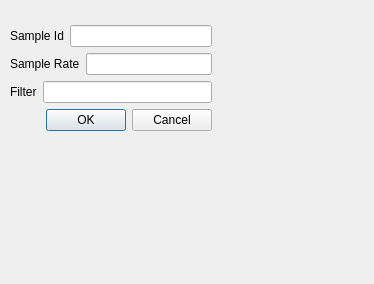
<?xml version="1.0" encoding="UTF-8"?>
<ui version="4.0">
 <class>config::AddSampleComboDialog</class>
 <widget class="QDialog" name="config::AddSampleComboDialog">
  <property name="geometry">
   <rect>
    <x>0</x>
    <y>0</y>
    <width>374</width>
    <height>284</height>
   </rect>
  </property>
  <property name="sizePolicy">
   <sizepolicy hsizetype="MinimumExpanding" vsizetype="MinimumExpanding">
    <horstretch>0</horstretch>
    <verstretch>0</verstretch>
   </sizepolicy>
  </property>
  <property name="windowTitle">
   <string>Add Sample</string>
  </property>
  <widget class="QWidget" name="layoutWidget">
   <property name="geometry">
    <rect>
     <x>10</x>
     <y>1</y>
     <width>202</width>
     <height>154</height>
    </rect>
   </property>
   <layout class="QVBoxLayout" name="verticalLayout_2">
    <item>
     <spacer name="verticalSpacer_top">
      <property name="orientation">
       <enum>Qt::Vertical</enum>
      </property>
      <property name="sizeHint" stdset="0">
       <size>
        <width>168</width>
        <height>13</height>
       </size>
      </property>
     </spacer>
    </item>
    <item>
     <layout class="QHBoxLayout" name="SampleIdLayout">
      <item>
       <widget class="QLabel" name="SampleIdLabel">
        <property name="text">
         <string>Sample Id</string>
        </property>
       </widget>
      </item>
      <item>
       <widget class="QLineEdit" name="SampleIdText"/>
      </item>
     </layout>
    </item>
    <item>
     <layout class="QHBoxLayout" name="SampleRateLayout">
      <item>
       <widget class="QLabel" name="SampleRateLabel">
        <property name="text">
         <string>Sample Rate</string>
        </property>
        <property name="buddy">
         <cstring>SampleRateText</cstring>
        </property>
       </widget>
      </item>
      <item>
       <widget class="QLineEdit" name="SampleRateText">
        <property name="toolTip">
         <string extracomment="Numeric Id - default is know unique - must be unique"/>
        </property>
        <property name="inputMask">
         <string/>
        </property>
        <property name="text">
         <string/>
        </property>
        <property name="frame">
         <bool>true</bool>
        </property>
        <property name="readOnly">
         <bool>false</bool>
        </property>
       </widget>
      </item>
     </layout>
    </item>
    <item>
     <layout class="QHBoxLayout" name="FilterLayout">
      <item>
       <widget class="QLabel" name="FilterLabel">
        <property name="text">
         <string>Filter</string>
        </property>
        <property name="buddy">
         <cstring>FilterText</cstring>
        </property>
       </widget>
      </item>
      <item>
       <widget class="QLineEdit" name="FilterText">
        <property name="toolTip">
         <string extracomment="Where is DSM located in Plane"/>
        </property>
        <property name="inputMask">
         <string/>
        </property>
        <property name="text">
         <string/>
        </property>
       </widget>
      </item>
     </layout>
    </item>
    <item>
     <widget class="QDialogButtonBox" name="buttonBox">
      <property name="orientation">
       <enum>Qt::Horizontal</enum>
      </property>
      <property name="standardButtons">
       <set>QDialogButtonBox::Cancel|QDialogButtonBox::Ok</set>
      </property>
     </widget>
    </item>
    <item>
     <spacer name="verticalSpacer_bottom">
      <property name="orientation">
       <enum>Qt::Vertical</enum>
      </property>
      <property name="sizeHint" stdset="0">
       <size>
        <width>168</width>
        <height>13</height>
       </size>
      </property>
     </spacer>
    </item>
   </layout>
  </widget>
 </widget>
 <tabstops>
  <tabstop>SampleRateText</tabstop>
  <tabstop>FilterText</tabstop>
  <tabstop>buttonBox</tabstop>
 </tabstops>
 <resources/>
 <connections>
  <connection>
   <sender>buttonBox</sender>
   <signal>accepted()</signal>
   <receiver>config::AddSampleComboDialog</receiver>
   <slot>accept()</slot>
   <hints>
    <hint type="sourcelabel">
     <x>204</x>
     <y>134</y>
    </hint>
    <hint type="destinationlabel">
     <x>119</x>
     <y>182</y>
    </hint>
   </hints>
  </connection>
  <connection>
   <sender>buttonBox</sender>
   <signal>rejected()</signal>
   <receiver>config::AddSampleComboDialog</receiver>
   <slot>reject()</slot>
   <hints>
    <hint type="sourcelabel">
     <x>204</x>
     <y>134</y>
    </hint>
    <hint type="destinationlabel">
     <x>73</x>
     <y>229</y>
    </hint>
   </hints>
  </connection>
 </connections>
 <slots>
  <slot>newSensor(QString)</slot>
  <slot>setDevice(int)</slot>
 </slots>
</ui>
